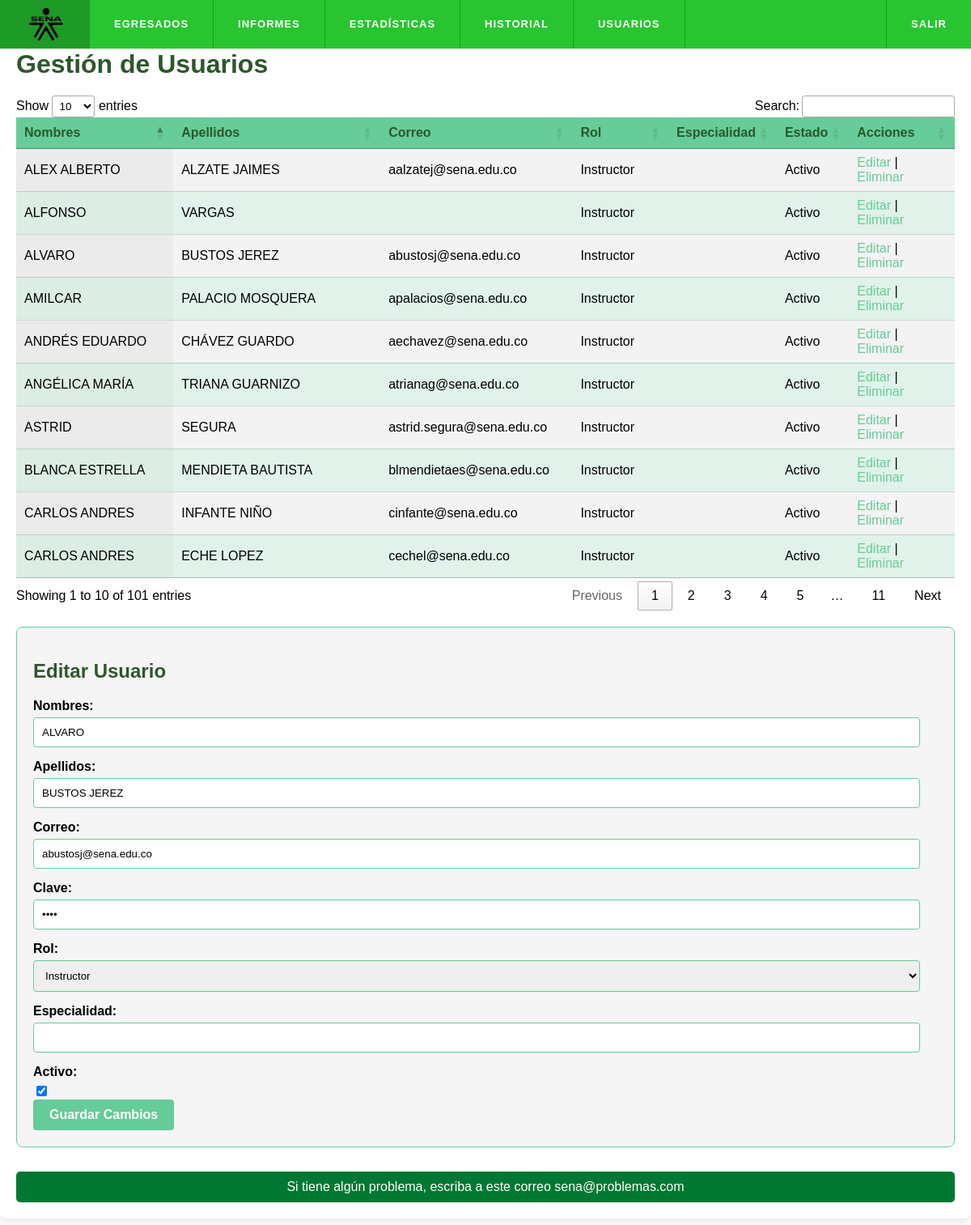
Page /Usuarios/index.php?edit=1 on the committed database.
### tables this page shows
CREATE TABLE `t_usuarios` (
  `Id_usuario` int(11) NOT NULL,
  `Nombres` varchar(100) NOT NULL,
  `Apellidos` varchar(100) NOT NULL,
  `Correo` varchar(100) DEFAULT NULL,
  `Clave` varchar(255) DEFAULT NULL,
  `Rol` enum('Administrador','Instructor','Encargado') NOT NULL,
  `Especialidad` varchar(100) DEFAULT NULL,
  `Estado_Usuario` tinyint(1) NOT NULL DEFAULT 1
);

### Usuarios/index.php (the view, shortened to what this page needs)
<?php
include('../Conexion/conexion.php');
$sql = "SELECT * FROM t_usuarios";
$result = $conexion->query($sql);
$usuarios = $result->fetch_all(MYSQLI_ASSOC);
?>
<!DOCTYPE html>
<html lang="es">
<head>
    <link rel="stylesheet" href="//cdn.datatables.net/1.13.3/css/jquery.dataTables.min.css">
    <link rel="stylesheet" href="path/to/style.css">
</head>
<body>
    <?php include '../Menu/menu.php'; ?>
    <h1>Gestión de Usuarios</h1>
    <table id="usuarios" class="display">
        <thead>
            <tr>
                <th>Nombres</th>
                <th>Apellidos</th>
                <th>Correo</th>
                <th>Rol</th>
                <th>Especialidad</th>
                <th>Estado</th>
                <th>Acciones</th>
            </tr>
        </thead>
        <tbody>
            <?php foreach ($usuarios as $usuario): ?>
                <tr>
                    <td><?= $usuario['Nombres'] ?></td>
                    <td><?= $usuario['Apellidos'] ?></td>
                    <td><?= $usuario['Correo'] ?></td>
                    <td><?= $usuario['Rol'] ?></td>
                    <td><?= $usuario['Especialidad'] ?></td>
                    <td><?= $usuario['Estado_Usuario'] ? 'Activo' : 'Inactivo' ?></td>
                    <td>
                        <a href="index.php?edit=<?= $usuario['Id_usuario'] ?>">Editar</a> |
                        <a href="index.php?delete=<?= $usuario['Id_usuario'] ?>" onclick="return confirm('¿Estás seguro de que deseas eliminar este usuario?')">Eliminar</a>
                    </td>
                </tr>
            <?php endforeach; ?>
        </tbody>
    </table>
    <?php
    $editUser = null;
    if (isset($_GET['edit'])) {
        $id = $_GET['edit'];
        $result = $conexion->query("SELECT * FROM t_usuarios WHERE Id_usuario='$id'");
        $editUser = $result->fetch_assoc();
    }
    ?>
    <div id="userForm">
        <h2><?= $editUser ? 'Editar Usuario' : 'Crear Usuario' ?></h2>
        <form method="POST" action="index.php">
            <label for="nombres">Nombres:</label>
            <input type="text" id="nombres" name="nombres" value="<?= $editUser['Nombres'] ?? '' ?>" required>
            <br>
            <label for="apellidos">Apellidos:</label>
            <input type="text" id="apellidos" name="apellidos" value="<?= $editUser['Apellidos'] ?? '' ?>" required>
            <br>
            <label for="correo">Correo:</label>
            <input type="email" id="correo" name="correo" value="<?= $editUser['Correo'] ?? '' ?>" required>
            <br>
            <label for="clave">Clave:</label>
            <input type="password" id="clave" name="clave" value="<?= $editUser['Clave'] ?? '' ?>" required>
            <br>
            <label for="rol">Rol:</label>
            <select id="rol" name="rol" required>
                <option value="Instructor" <?= isset($editUser) && $editUser['Rol'] == 'Instructor' ? 'selected' : '' ?>>Instructor</option>
            </select>
            <br>
            <label for="especialidad">Especialidad:</label>
            <input type="text" id="especialidad" name="especialidad" value="<?= $editUser['Especialidad'] ?? '' ?>" required>
            <br>
            <label for="estado">Activo:</label>
            <input type="checkbox" id="estado" name="estado" <?= $editUser && $editUser['Estado_Usuario'] ? 'checked' : '' ?>>
            <br>
            <button type="submit"><?= $editUser ? 'Guardar Cambios' : 'Crear Usuario' ?></button>
        </form>
    </div>
    <footer>
        Si tiene algún problema, escriba a este correo sena@problemas.com
    </footer>
</body>
</html>

### Usuarios/style.css (style rules this page uses)
body { margin-top: 20px; width: 100%; margin: 20px auto; max-width: 1200px; padding: 20px; background: #ffffff; border-radius: 8px; box-shadow: 0 4px 8px rgba(0,0,0,0.1); font-family: Arial, sans-serif; }
h1 { color: #2d572c; margin-bottom: 20px; }
table { width: 100%; border-collapse: collapse; margin-top: 20px; }
table thead { background-color: #66CC99; color: #ffffff; }
table thead th { padding: 10px; text-align: left; }
table tbody tr:nth-child(even) { background-color: #e0f2e9; }
table tbody tr:nth-child(odd) { background-color: #f9f9f9; }
table tbody td { padding: 10px; }
table tbody td a { color: #66CC99; text-decoration: none; }
#userForm { margin-top: 20px; padding: 20px; border: 1px solid #66CC99; border-radius: 8px; background-color: #f5f5f5; }
#userForm h2 { color: #2d572c; }
#userForm label { display: block; margin-bottom: 5px; font-weight: bold; }
#userForm input[type="text"], #userForm input[type="email"], #userForm input[type="password"], #userForm select { width: calc(100% - 22px); padding: 10px; margin-bottom: 15px; border: 1px solid #66CC99; border-radius: 4px; box-sizing: border-box; }
#userForm input[type="checkbox"] { margin-right: 10px; }
#userForm button { background-color: #66CC99; color: #ffffff; border: none; padding: 10px 20px; border-radius: 4px; font-size: 16px; cursor: pointer; font-weight: bold; }

### Usuarios/index.php (style rules this page uses)
body { margin-top: 30px; width: 100%; margin: 20px auto; max-width: 1200px; padding: 20px; background: #ffffff; border-radius: 8px; box-shadow: 0 4px 8px rgba(0,0,0,0.1); overflow-x: auto; font-family: Arial, sans-serif; }
footer { text-align: center; padding: 10px; margin-top: 30px; background-color: #007832; color: #fff; border-radius: 5px; }
table.dataTable thead { background-color: #66CC99; color: #2d572c; font-weight: bold; }
table.dataTable tbody tr { background-color: #f9f9f9; }
table.dataTable tbody tr:nth-child(even) { background-color: #e0f2e9; }
table.dataTable td { color: #000; }
h1 { color: #2d572c; margin-bottom: 20px; }
table { width: 100%; border-collapse: collapse; margin-top: 20px; }
table thead { background-color: #66CC99; color: #ffffff; }
table thead th { padding: 10px; text-align: left; }
table tbody tr:nth-child(even) { background-color: #e0f2e9; }
table tbody tr:nth-child(odd) { background-color: #f9f9f9; }
table tbody td { padding: 10px; }
table tbody td a { color: #66CC99; text-decoration: none; }
#userForm { margin-top: 20px; padding: 20px; border: 1px solid #66CC99; border-radius: 8px; background-color: #f5f5f5; }
#userForm h2 { color: #2d572c; }
#userForm label { display: block; margin-bottom: 5px; font-weight: bold; }
#userForm input[type="text"], #userForm input[type="email"], #userForm input[type="password"], #userForm select { width: calc(100% - 22px); padding: 10px; margin-bottom: 15px; border: 1px solid #66CC99; border-radius: 4px; box-sizing: border-box; }
#userForm input[type="checkbox"] { margin-right: 10px; }
#userForm button { background-color: #66CC99; color: #ffffff; border: none; padding: 10px 20px; border-radius: 4px; font-size: 16px; cursor: pointer; font-weight: bold; }

### Menu/menu.php (style rules this page uses)
*, *:after, *:before { -webkit-box-sizing: border-box; -moz-box-sizing: border-box; box-sizing: border-box; }
body { background: #ffffff; }

### rows in the picture
t_usuarios: Nombres "ALVARO", Apellidos "BUSTOS JEREZ", Correo "abustosj@sena.edu.co", Rol "Instructor", shows "Activo", nombres "ALVARO", apellidos "BUSTOS JEREZ", correo "abustosj@sena.edu.co", rol "Instructor", Estado_Usuario "☑"
t_usuarios: Nombres "CARLOS ANDRES", Apellidos "INFANTE NIÑO", Correo "cinfante@sena.edu.co", Rol "Instructor", Estado_Usuario "Activo"
t_usuarios: Nombres "ALEX ALBERTO", Apellidos "ALZATE JAIMES", Correo "aalzatej@sena.edu.co", Rol "Instructor", Estado_Usuario "Activo"
t_usuarios: Nombres "AMILCAR", Apellidos "PALACIO MOSQUERA", Correo "apalacios@sena.edu.co", Rol "Instructor", Estado_Usuario "Activo"
t_usuarios: Nombres "ANDRÉS EDUARDO", Apellidos "CHÁVEZ GUARDO", Correo "aechavez@sena.edu.co", Rol "Instructor", Estado_Usuario "Activo"
t_usuarios: Nombres "ANGÉLICA MARÍA", Apellidos "TRIANA GUARNIZO", Correo "atrianag@sena.edu.co", Rol "Instructor", Estado_Usuario "Activo"
t_usuarios: Nombres "ASTRID", Apellidos "SEGURA", Correo "astrid.segura@sena.edu.co", Rol "Instructor", Estado_Usuario "Activo"
t_usuarios: Nombres "BLANCA ESTRELLA", Apellidos "MENDIETA BAUTISTA", Correo "blmendietaes@sena.edu.co", Rol "Instructor", Estado_Usuario "Activo"
t_usuarios: Nombres "CARLOS ANDRES", Apellidos "ECHE LOPEZ", Correo "cechel@sena.edu.co", Rol "Instructor", Estado_Usuario "Activo"
t_usuarios: Nombres "ALFONSO", Apellidos "VARGAS", Rol "Instructor", Estado_Usuario "Activo"
